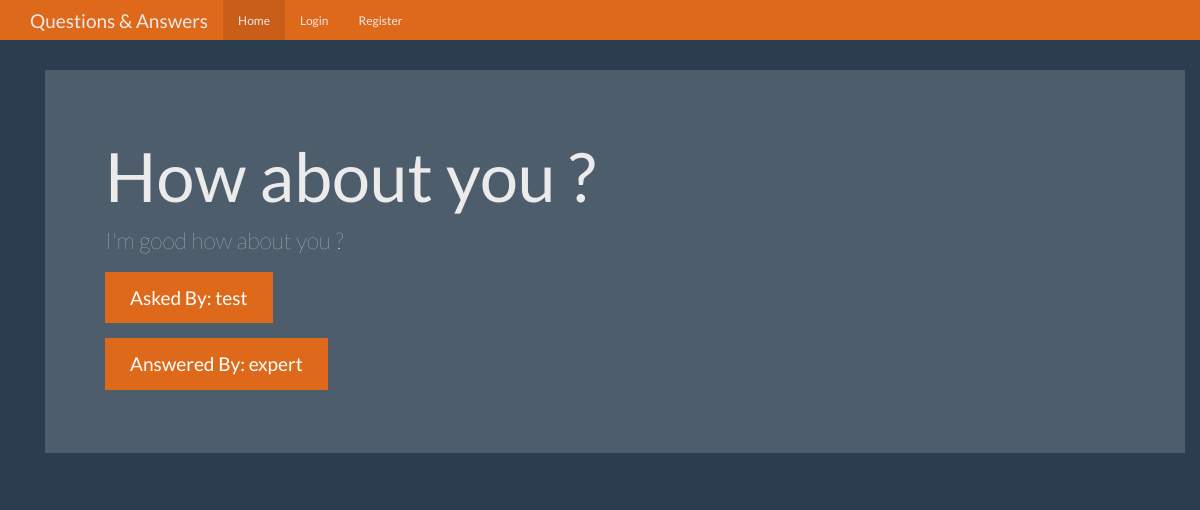
Screenshot of /question/3 with the database file from the repository.
### tables this page shows
CREATE TABLE questions(
    id integer primary key autoincrement,
    question_text text not null,
    asked_by_id integer not null,
    expert_id integer not null
, answer_text text);

CREATE TABLE user(
    id integer primary key autoincrement,
    name text not null,
    password text not null,
    expert boolean not null,
    admin boolean not null
);

### app.py (the view)
@app.route('/question/<question_id>')
def question(question_id):
    user = get_current_user()
    db = get_db()
    questions_cur = db.execute('select questions.question_text, questions.answer_text, askers.name as asker_name, experts.name as expert_name from questions \
                                join user as askers on askers.id=questions.asked_by_id \
                                join user as experts on experts.id=questions.expert_id \
                                where questions.id=?', [question_id])
    question = questions_cur.fetchone()
    return render_template('question.html', user=user, question=question)

### app.py (called while the page is built)
def get_current_user():
    user_result = None
    if 'user' in session:
        user = session['user']
        db = get_db()
        user_cur = db.execute('select id, name, password, expert, admin from user where name=?', [user])
        user_result = user_cur.fetchone()
    return user_result

### database.py (called while the page is built)
def connect_db():
    sql = sqlite3.connect('D:/Flask/Q&A_App/questions.db')
    sql.row_factory = sqlite3.Row
    return sql

def get_db():
    if not hasattr(g, 'sqlite3'):
        g.sqlite_db = connect_db()
    return g.sqlite_db

### templates/question.html (shortened to what this page needs)
{% extends "base.html" %}
{% from "show_links.html" import show_links %}
{% block nav %}
{{ show_links(user) }}
{% endblock %}
{% block body %}
<div class="container theme-showcase" role="main">
  <div class="jumbotron">
    <h1>{{ question['question_text'] }}</h1>
    <p>{{ question['answer_text'] }}</p>
    <p><a class="btn btn-primary btn-lg">Asked By: {{ question['asker_name'] }}</a></p>
    <p><a class="btn btn-primary btn-lg">Answered By: {{ question['expert_name'] }}</a></p>
  </div>
</div>
{% endblock %}

### static/theme.css (style rules this page uses)
body { padding-top: 70px; padding-bottom: 30px; }

### rows the page displays
questions: question_text "How about you ?", answer_text "I'm good how about you ?"
user: asker_name "test"
user: expert_name "expert"
